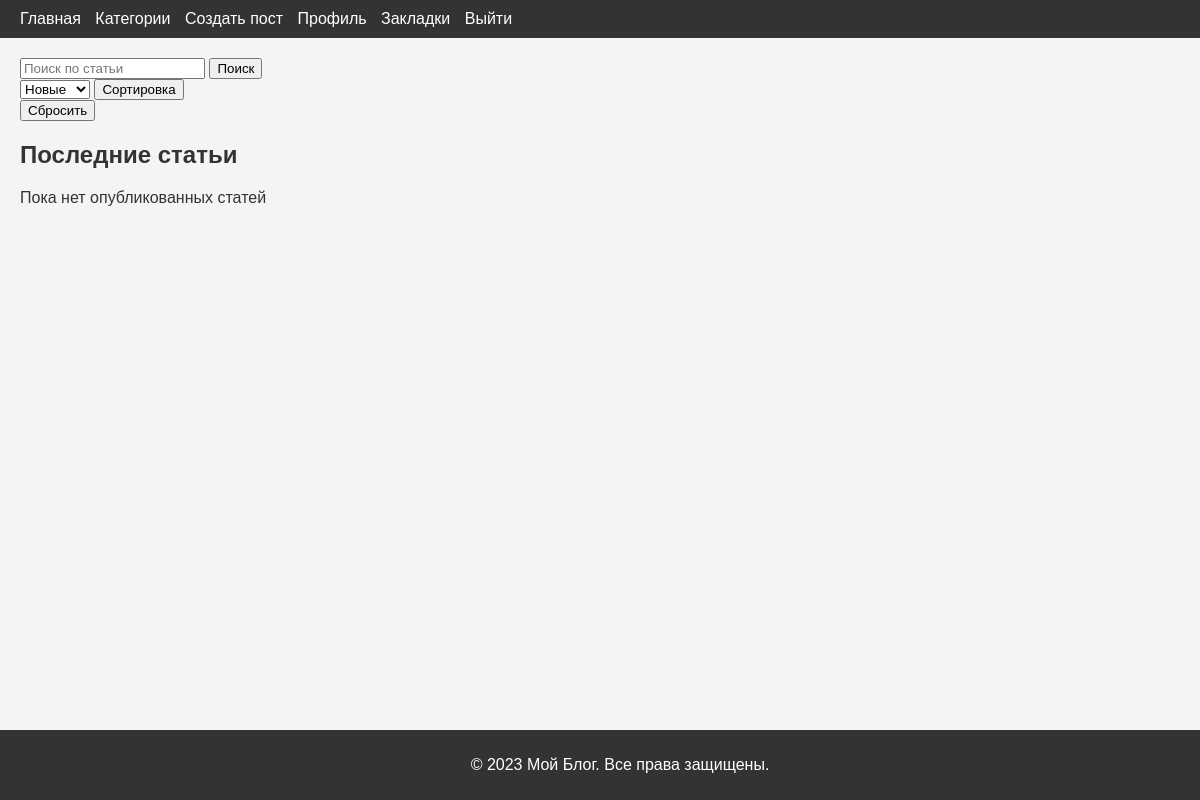
Before: / (signed in) with the older database file.
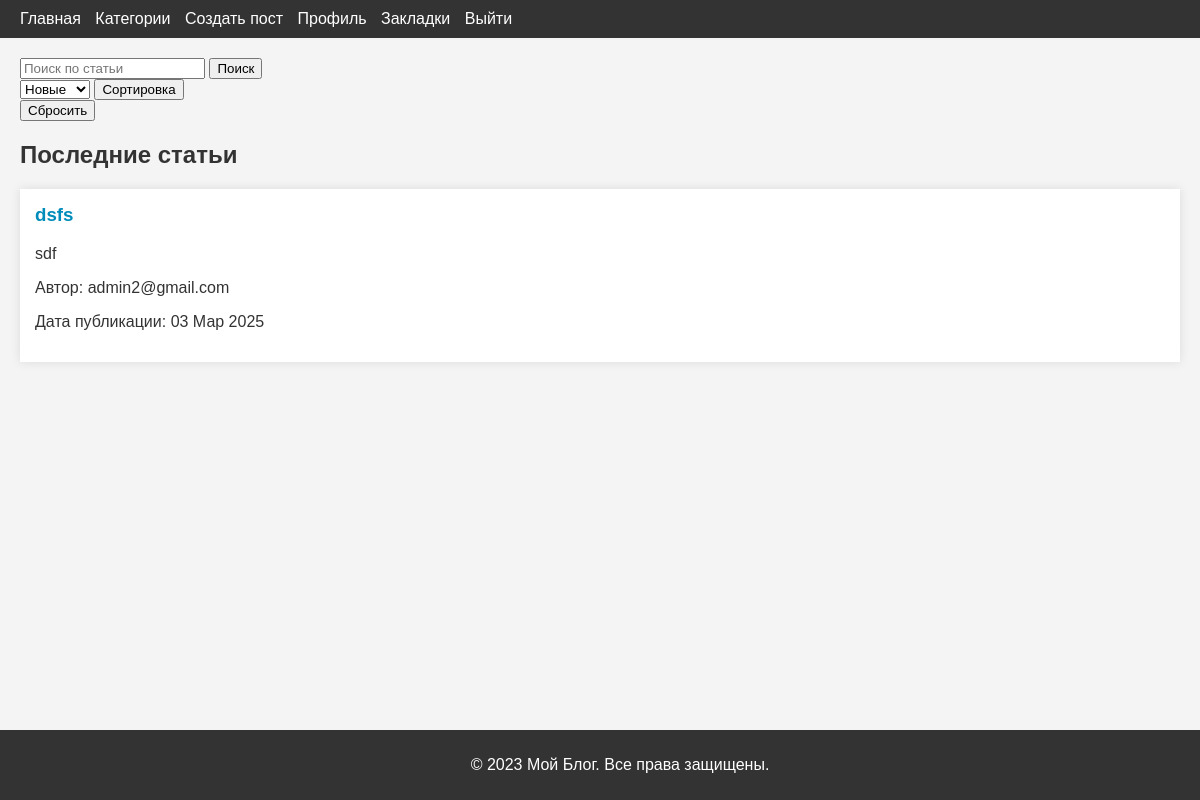
After: the same page with the newer database file.
### blog/models.py (models this page shows)
class Post(models.Model):
    category = models.ManyToManyField(
        to = Category,
        related_name="posts",
        verbose_name="Категории"
    )
    owner = models.ForeignKey(
        to = User,
        on_delete=models.CASCADE,
        related_name="posts",
        verbose_name="Автор",
    )
    title = models.CharField(
        max_length=255,
        verbose_name="Заголовок",
    )
    description = models.CharField(
        max_length=255,
        verbose_name="Описание",
    )
    content = models.TextField(
        verbose_name="Содержание"
    )
    art_image = models.ImageField(
        upload_to="posts/",
        null = True,
        blank=True,
        verbose_name="Изображение статьи"
    )
    bookmarks = models.ManyToManyField(
        to = User,
        related_name="bookmarks",
        blank=True,
        verbose_name="Закладки"
    )
    likes= models.ManyToManyField(
        to=User,
        related_name="likes",
        blank=True,
        verbose_name="Нравится"
    )
    dislikes = models.ManyToManyField(
        to=User,
        related_name="dislikes",
        blank=True,
        verbose_name="Не нравится"
    )
    created_at = models.DateTimeField(auto_now_add=True, verbose_name="Дата создания")
    updated_at = models.DateTimeField(auto_now=True, verbose_name="Дата обновления")
    class Meta:
        verbose_name="Статья"
        verbose_name_plural="Статьи"
        ordering = ['-updated_at']

### account/models.py (models this page shows)
class User(AbstractUser):
    username = None
    date_joined = None
    email = models.EmailField(
        max_length=255,
        unique=True,
        verbose_name="Электронная почта",
    )
    first_name = models.CharField(
        max_length=255,
        blank=True,
        verbose_name="Имя",
    )
    last_name = models.CharField(
        max_length=255,
        blank=True,
        verbose_name="Фамилия",
    )
    age = models.PositiveSmallIntegerField(
        default=18,
        verbose_name="Возраст",
    )
    is_active = models.BooleanField(
        default=True,
        verbose_name="Активен",
    )
    is_staff = models.BooleanField(
        default=False,
        verbose_name="Персонал"
    )
    is_superuser = models.BooleanField(
        default=False,
        verbose_name="Суперпользователь"
    )
    created_at = models.DateTimeField(auto_now_add=True, verbose_name="Дата создания")
    updated_at = models.DateTimeField(auto_now=True, verbose_name="Дата обновления")
    USERNAME_FIELD = 'email'
    REQUIRED_FIELDS = []
    objects = UserManager()
    class Meta:
        verbose_name = "Пользователь"
        verbose_name_plural = "Пользователи"
        ordering = ['-updated_at']
    def __str__(self):
        return self.email

### blog/views/home.py (the view, shortened to what this page needs)
# urls.py: 2. Add a URL to urlpatterns:  path('', views.home, name='home')
@login_required
def home(request):
    query = request.GET.get('q', '')
    sort_by = request.GET.get('sort', '-updated_at')
    posts = Post.objects.all()
    posts = posts.order_by(sort_by)
    categories = Category.objects.all()
    context = {
        'posts': posts,
        'categories': categories,
        'query': query,
        'select_sort': sort_by,
    }
    return render(request, 'blog/index.html', context)

### templates/blog/index.html (shortened to what this page needs)
{% extends 'base.html' %}
{% block content %}
{% include 'includes/search.html' %}
{% include 'includes/sort.html' %}
<button type="submit">Сбросить</button>
<section class='latest-posts'>
    <h2>Последние статьи</h2>
    {% for post in posts %}
    <article>
        <h3><a href="{% url 'blog:post-detail' post.pk %}">{{post.title}}</a></h3>
        <p>{{ post.description }}</p>
        <p>Автор: {{ post.owner}}</p>
        <p>Дата публикации: {{ post.created_at|date:'d M Y'}}</p>
    </article>
    {% empty %}
    <p> Пока нет опубликованных статей </p>
    {%endfor%}
</section>
{% endblock content %}

Changed rows visible on the page:
added Post: title "dsfs", description "sdf", owner "admin2@gmail.com", created_at "03 Мар 2025"
Other visible differences:
text no longer shown: "Пока нет опубликованных статей"
